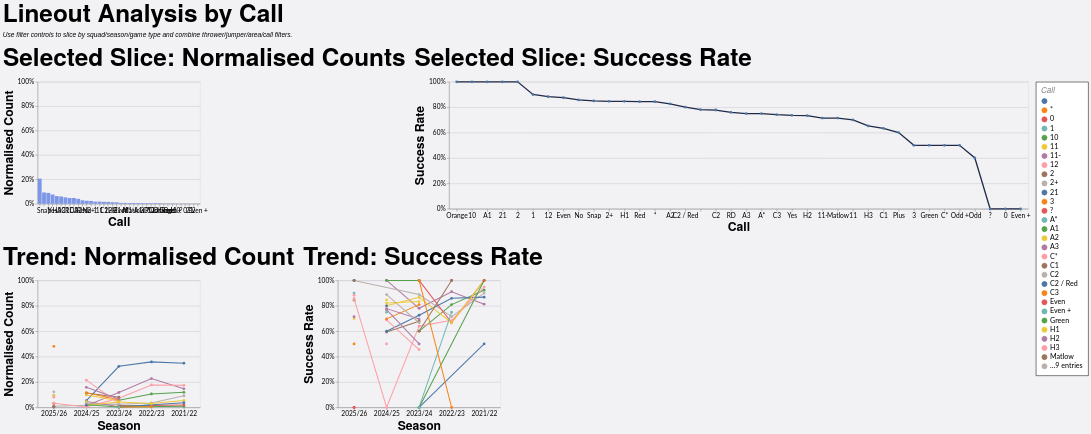

This figure's Vega-Lite source:
### Vega-Lite specification from a JSON file in a GitHub repository (floating-point values rounded to 4 significant figures; data arrays with more than 128 entries replaced by an {"elided": "..."} marker saying what was removed)
{"config": {"axis": {"labelFont": "Lato, sans-serif", "titleFont": "PT Sans Narrow, Helvetica Neue, Helvetica, Arial, sans-serif", "labelFontSize": 13, "titleFontSize": 24, "gridColor": "#202947", "gridOpacity": 0.2}, "header": {"labelFont": "PT Sans Narrow, Helvetica Neue, Helvetica, Arial, sans-serif", "titleFont": "PT Sans Narrow, Helvetica Neue, Helvetica, Arial, sans-serif", "labelFontSize": 24, "titleFontSize": 28, "labelFontWeight": "bold", "orient": "left"}, "legend": {"labelFont": "Lato, sans-serif", "titleFont": "PT Sans Narrow, Helvetica Neue, Helvetica, Arial, sans-serif", "labelFontSize": 14, "titleFontSize": 16, "titlePadding": 5, "fillColor": "white", "strokeColor": "black", "padding": 10, "titleFontWeight": "lighter", "titleFontStyle": "italic", "titleColor": "gray", "offset": 10}, "title": {"font": "PT Sans Narrow, Helvetica Neue, Helvetica, Arial, sans-serif", "fontSize": 48, "fontWeight": "bold", "anchor": "start", "align": "center", "titlePadding": 20, "subtitlePadding": 10, "subtitleFontSize": 13, "subtitleColor": "", "subtitleFontStyle": "italic", "offset": 15, "color": "black"}, "axisX": {"labelAngle": 0}, "facet": {"title": null, "header": null, "align": {"row": "each", "column": "each"}}, "resolve": {"scale": {"y": "independent", "facet": "independent"}}, "background": "#f2f1f4"}, "vconcat": [{"hconcat": [{"mark": {"type": "bar", "color": "#7d96e8"}, "encoding": {"tooltip": [{"field": "call", "title": "Call", "type": "nominal"}, {"field": "attempts", "format": ",.0f", "title": "Lineouts", "type": "quantitative"}, {"field": "share", "format": ".1%", "title": "Normalised Count", "type": "quantitative"}], "x": {"field": "call", "sort": "-y", "title": "Call", "type": "nominal"}, "y": {"axis": {"format": "%"}, "field": "share", "scale": {"domain": [0, 1]}, "title": "Normalised Count", "type": "quantitative"}}, "height": 240, "title": "Selected Slice: Normalised Counts", "transform": [{"filter": "(loSquad == 'All' || datum.squad == loSquad) && (loGameType == 'All' || (loGameType == 'League + Cup' && (datum.game_type == 'League' || datum.game_type == 'Cup')) || (loGameType == 'League only' && datum.game_type == 'League') || datum.game_type == loGameType) && (loOpposition == 'All' || datum.opposition == loOpposition) && (loThrower == 'All' || datum.thrower == loThrower) && (loJumper == 'All' || datum.jumper == loJumper) && (loArea == 'All' || datum.area == loArea) && (loNumbers == 'All' || datum.numbers == loNumbers) && (loCall == 'All' || datum.call == loCall) && (loCallType == 'All' || datum.call_type == loCallType)"}, {"filter": "(loSeason == 'All' || datum.season == loSeason)"}, {"aggregate": [{"op": "count", "as": "attempts"}, {"op": "sum", "field": "won", "as": "won"}], "groupby": ["call"]}, {"joinaggregate": [{"op": "sum", "field": "attempts", "as": "total_attempts"}]}, {"calculate": "datum.attempts / datum.total_attempts", "as": "share"}, {"calculate": "datum.won / datum.attempts", "as": "success_rate"}], "width": 320}, {"mark": {"type": "line", "color": "#202946", "point": true, "strokeWidth": 2.5}, "encoding": {"tooltip": [{"field": "call", "title": "Call", "type": "nominal"}, {"field": "won", "format": ",.0f", "title": "Won", "type": "quantitative"}, {"field": "attempts", "format": ",.0f", "title": "Lineouts", "type": "quantitative"}, {"field": "success_rate", "format": ".1%", "title": "Success Rate", "type": "quantitative"}], "x": {"field": "call", "sort": "-y", "title": "Call", "type": "nominal"}, "y": {"axis": {"format": "%"}, "field": "success_rate", "scale": {"domain": [0, 1]}, "title": "Success Rate", "type": "quantitative"}}, "height": 250, "title": "Selected Slice: Success Rate", "transform": [{"filter": "(loSquad == 'All' || datum.squad == loSquad) && (loGameType == 'All' || (loGameType == 'League + Cup' && (datum.game_type == 'League' || datum.game_type == 'Cup')) || (loGameType == 'League only' && datum.game_type == 'League') || datum.game_type == loGameType) && (loOpposition == 'All' || datum.opposition == loOpposition) && (loThrower == 'All' || datum.thrower == loThrower) && (loJumper == 'All' || datum.jumper == loJumper) && (loArea == 'All' || datum.area == loArea) && (loNumbers == 'All' || datum.numbers == loNumbers) && (loCall == 'All' || datum.call == loCall) && (loCallType == 'All' || datum.call_type == loCallType)"}, {"filter": "(loSeason == 'All' || datum.season == loSeason)"}, {"aggregate": [{"op": "count", "as": "attempts"}, {"op": "sum", "field": "won", "as": "won"}], "groupby": ["call"]}, {"joinaggregate": [{"op": "sum", "field": "attempts", "as": "total_attempts"}]}, {"calculate": "datum.attempts / datum.total_attempts", "as": "share"}, {"calculate": "datum.won / datum.attempts", "as": "success_rate"}], "width": {"step": 30}}], "spacing": 16}, {"hconcat": [{"mark": {"type": "line", "point": true, "strokeWidth": 2}, "encoding": {"color": {"field": "call", "title": "Call", "type": "nominal"}, "tooltip": [{"field": "season", "title": "Season", "type": "nominal"}, {"field": "call", "title": "Call", "type": "nominal"}, {"field": "attempts", "format": ",.0f", "title": "Lineouts", "type": "quantitative"}, {"field": "norm_count", "format": ".1%", "title": "Normalised Count", "type": "quantitative"}], "x": {"field": "season", "sort": "-x", "title": "Season", "type": "nominal"}, "y": {"axis": {"format": "%"}, "field": "norm_count", "scale": {"domain": [0, 1]}, "title": "Normalised Count", "type": "quantitative"}}, "height": 250, "title": "Trend: Normalised Count", "transform": [{"filter": "(loSquad == 'All' || datum.squad == loSquad) && (loGameType == 'All' || (loGameType == 'League + Cup' && (datum.game_type == 'League' || datum.game_type == 'Cup')) || (loGameType == 'League only' && datum.game_type == 'League') || datum.game_type == loGameType) && (loOpposition == 'All' || datum.opposition == loOpposition) && (loThrower == 'All' || datum.thrower == loThrower) && (loJumper == 'All' || datum.jumper == loJumper) && (loArea == 'All' || datum.area == loArea) && (loNumbers == 'All' || datum.numbers == loNumbers) && (loCall == 'All' || datum.call == loCall) && (loCallType == 'All' || datum.call_type == loCallType)"}, {"aggregate": [{"op": "count", "as": "attempts"}, {"op": "sum", "field": "won", "as": "won"}], "groupby": ["season", "call"]}, {"joinaggregate": [{"op": "sum", "field": "attempts", "as": "season_attempts"}], "groupby": ["season"]}, {"calculate": "datum.attempts / datum.season_attempts", "as": "norm_count"}, {"calculate": "datum.won / datum.attempts", "as": "success_rate"}], "width": 320}, {"mark": {"type": "line", "point": true, "strokeWidth": 2}, "encoding": {"color": {"field": "call", "title": "Call", "type": "nominal"}, "tooltip": [{"field": "season", "title": "Season", "type": "nominal"}, {"field": "call", "title": "Call", "type": "nominal"}, {"field": "won", "format": ",.0f", "title": "Won", "type": "quantitative"}, {"field": "attempts", "format": ",.0f", "title": "Lineouts", "type": "quantitative"}, {"field": "success_rate", "format": ".1%", "title": "Success Rate", "type": "quantitative"}], "x": {"field": "season", "sort": "-x", "title": "Season", "type": "nominal"}, "y": {"axis": {"format": "%"}, "field": "success_rate", "scale": {"domain": [0, 1]}, "title": "Success Rate", "type": "quantitative"}}, "height": 250, "title": "Trend: Success Rate", "transform": [{"filter": "(loSquad == 'All' || datum.squad == loSquad) && (loGameType == 'All' || (loGameType == 'League + Cup' && (datum.game_type == 'League' || datum.game_type == 'Cup')) || (loGameType == 'League only' && datum.game_type == 'League') || datum.game_type == loGameType) && (loOpposition == 'All' || datum.opposition == loOpposition) && (loThrower == 'All' || datum.thrower == loThrower) && (loJumper == 'All' || datum.jumper == loJumper) && (loArea == 'All' || datum.area == loArea) && (loNumbers == 'All' || datum.numbers == loNumbers) && (loCall == 'All' || datum.call == loCall) && (loCallType == 'All' || datum.call_type == loCallType)"}, {"aggregate": [{"op": "count", "as": "attempts"}, {"op": "sum", "field": "won", "as": "won"}], "groupby": ["season", "call"]}, {"joinaggregate": [{"op": "sum", "field": "attempts", "as": "season_attempts"}], "groupby": ["season"]}, {"calculate": "datum.attempts / datum.season_attempts", "as": "norm_count"}, {"calculate": "datum.won / datum.attempts", "as": "success_rate"}], "width": 320}], "spacing": 16}], "data": {"name": "data-cca1f4d99557158afd582ea153358762"}, "params": [{"name": "loSquad", "value": "All"}, {"name": "loSeason", "value": "All"}, {"name": "loGameType", "value": "All"}, {"name": "loOpposition", "value": "All"}, {"name": "loThrower", "value": "All"}, {"name": "loJumper", "value": "All"}, {"name": "loArea", "value": "All"}, {"name": "loNumbers", "value": "All"}, {"name": "loCall", "value": "All"}, {"name": "loCallType", "value": "All"}], "spacing": 22, "title": {"text": "Lineout Analysis by Call", "subtitle": "Use filter controls to slice by squad/season/game type and combine thrower/jumper/area/call filters."}, "$schema": "https://vega.github.io/schema/vega-lite/v5.20.1.json", "datasets": {"data-cca1f4d99557158afd582ea153358762": {"elided": "1152 records"}}}
